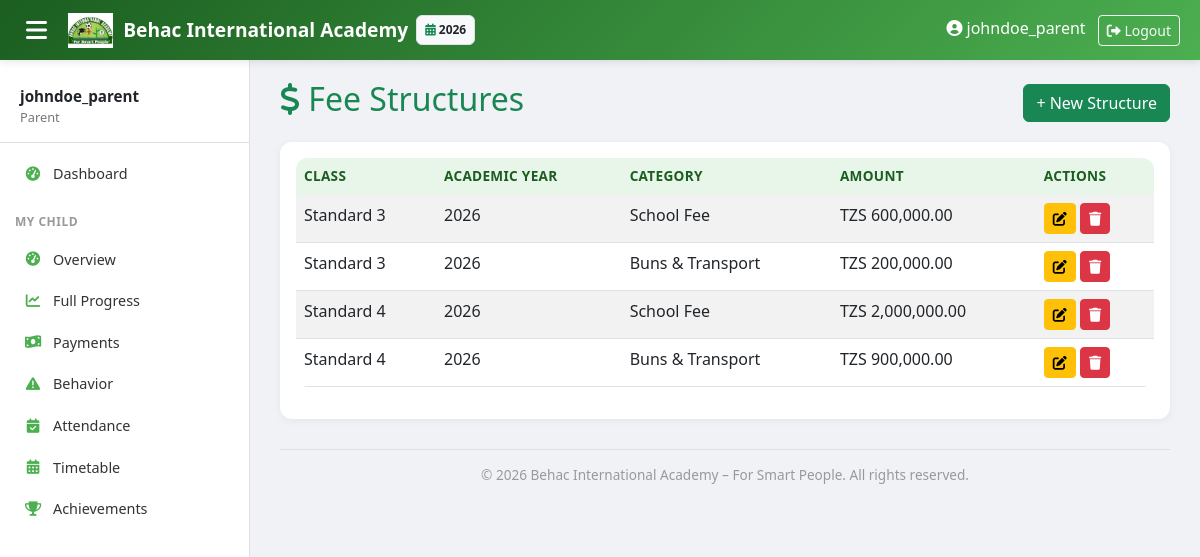
Screenshot of /finance/structures/ (signed in) with the database file from the repository.
### core/models.py (models this page shows, shortened)
class AcademicYear(models.Model):
    name = models.CharField(max_length=20)  # "2025-2026"
    start_date = models.DateField()
    end_date = models.DateField()
    is_current = models.BooleanField(default=False)

### finance/models.py (models this page shows, shortened)
class FeeStructure(models.Model):
    class_level = models.ForeignKey(ClassLevel, on_delete=models.CASCADE)
    academic_year = models.ForeignKey(AcademicYear, on_delete=models.CASCADE)
    fee_category = models.ForeignKey(FeeCategory, on_delete=models.CASCADE)
    amount = models.DecimalField(max_digits=10, decimal_places=2)

class FeeCategory(models.Model):
    name = models.CharField(max_length=50)  # "School Fee", "Buns & Transport", "Sweater"
    default_amount = models.DecimalField(max_digits=10, decimal_places=2)
    is_recurring = models.BooleanField(default=True)  # monthly vs one-time

### academics/models.py (models this page shows, shortened)
class ClassLevel(models.Model):
    LEVEL_TYPES = (('PRE','Pre-primary'), ('PRIMARY','Primary'))
    name = models.CharField(max_length=20)  # "Pre 1", "Grade 1"
    level_type = models.CharField(max_length=10, choices=LEVEL_TYPES)
    order = models.PositiveSmallIntegerField(unique=True)  # 1..9
    class Meta:
        ordering = ['order']

### finance/views.py (the view)
# urls.py: path('structures/', views.FeeStructureListView.as_view(), name='feestructure_list'),
class FeeStructureListView(LoginRequiredMixin, ListView):
    model = FeeStructure
    template_name = 'finance/feestructure_list.html'
    context_object_name = 'feestructures'
    def get_queryset(self):
        qs = super().get_queryset()
        q = self.request.GET.get('q', '')
        cls = self.request.GET.get('class', '')
        cat = self.request.GET.get('category', '')
        if q:
            qs = qs.filter(fee_category__name__icontains=q)
        if cls:
            qs = qs.filter(class_level_id=cls)
        if cat:
            qs = qs.filter(fee_category_id=cat)
        return qs
    def get_context_data(self, **kwargs):
        ctx = super().get_context_data(**kwargs)
        ctx['classlevels'] = ClassLevel.objects.all()
        ctx['categories'] = FeeCategory.objects.all()
        ctx['q'] = self.request.GET.get('q', '')
        ctx['selected_class'] = self.request.GET.get('class', '')
        ctx['selected_category'] = self.request.GET.get('category', '')
        return ctx

### academics/context_processors.py (called while the page is built)
def academic_year_processor(request):
    current_year = AcademicYear.objects.filter(is_current=True).first()
    all_years = AcademicYear.objects.all().order_by('-start_date')
    return {
        'current_year': current_year,
        'all_years': all_years,
    }

### templates/finance/feestructure_list.html
{% extends 'base.html' %}
{% load humanize %}
{% block content %}
<div class="d-flex justify-content-between align-items-center mb-3">
    <h2 class="text-success"><i class="fas fa-dollar-sign"></i> Fee Structures</h2>
    <a href="{% url 'finance:feestructure_create' %}" class="btn btn-success">+ New Structure</a>
</div>
<div class="card">
    <div class="card-body">
        <table class="table table-striped">
            <thead>
                <tr><th>Class</th><th>Academic Year</th><th>Category</th><th>Amount</th><th>Actions</th></tr>
            </thead>
            <tbody>
                {% for fs in feestructures %}
                <tr>
                    <td>{{ fs.class_level.name }}</td>
                    <td>{{ fs.academic_year.name }}</td>
                    <td>{{ fs.fee_category.name }}</td>
                    <td>TZS {{ fs.amount|floatformat:2|intcomma }}</td>
                    <td>
                        <a href="{% url 'finance:feestructure_update' fs.pk %}" class="btn btn-sm btn-warning"><i class="fas fa-edit"></i></a>
                        <a href="{% url 'finance:feestructure_delete' fs.pk %}" class="btn btn-sm btn-danger"><i class="fas fa-trash"></i></a>
                    </td>
                </tr>
                {% empty %}<tr><td colspan="5">No fee structures set up yet.</td></tr>{% endfor %}
            </tbody>
        </table>
    </div>
</div>
{% endblock %}

### templates/base.html (shortened to what this page needs)
<!DOCTYPE html>
<html lang="en">
<head>
    <link href="https://cdn.jsdelivr.net/npm/bootstrap@5.3.0/dist/css/bootstrap.min.css" rel="stylesheet">
    <link rel="stylesheet" href="https://cdnjs.cloudflare.com/ajax/libs/font-awesome/6.0.0/css/all.min.css">
</head>
<body>
    {% if user.is_authenticated %}
    <nav class="topbar">
        <button class="sidebar-toggle" onclick="document.querySelector('.sidebar').classList.toggle('show')">
            <i class="fas fa-bars"></i>
        </button>
        <a class="topbar-brand" href="{% url 'dashboard:home' %}">
            <img src="/static/images/behac_logo.png" alt="Logo"> Behac International Academy
        </a>
        {% if current_year %}
        <span class="badge bg-light text-dark ms-2 p-2 border" style="font-size: 0.75rem;">
            <i class="fas fa-calendar-alt text-success"></i> {{ current_year.name }}
        </span>
        {% endif %}
        <div class="ms-auto">
            {% if user.is_authenticated %}
                <span class="me-2 d-none d-sm-inline"><i class="fas fa-user-circle"></i> {{ user.get_full_name|default:user.username }}</span>
                <form method="post" action="{% url 'logout' %}" style="display:inline;">
                    <button type="submit" class="btn btn-sm btn-outline-light">
                        <i class="fas fa-sign-out-alt"></i> Logout
                    </button>
                </form>
            {% endif %}
        </div>
    </nav>
    <div class="sidebar" id="sidebar">
        <div class="user-info">
            <div class="name">{{ user.get_full_name|default:user.username }}</div>
            <div class="role">
                {% if user.is_superuser %}Owner
                {% elif user.groups.all %}{{ user.groups.first.name }}
                {% else %}Staff{% endif %}
            </div>
        </div>
        {% if user.is_authenticated %}
        <ul class="nav flex-column">
            <li class="nav-item">
                <a class="nav-link {% if request.path == '/' %}active{% endif %}" href="{% url 'dashboard:home' %}">
                    <i class="fas fa-tachometer-alt"></i> Dashboard
                </a>
            </li>
            {% with user_groups=user.groups.all %}
            {% if 'Parent' in user_groups|join:', ' %}
            <li class="nav-section">My Child</li>
            <li class="nav-item">
                <a class="nav-link {% if '/dashboard/parent/' == request.path %}active{% endif %}" href="{% url 'dashboard:parent' %}"><i class="fas fa-tachometer-alt"></i> Overview</a>
            </li>
            <li class="nav-item">
                <a class="nav-link {% if '/dashboard/parent/progress/' in request.path %}active{% endif %}" href="{% url 'dashboard:parent_progress' %}"><i class="fas fa-chart-line"></i> Full Progress</a>
            </li>
            <li class="nav-item">
                <a class="nav-link {% if '/dashboard/parent/payments/' in request.path %}active{% endif %}" href="{% url 'dashboard:parent_payments' %}"><i class="fas fa-money-bill-wave"></i> Payments</a>
            </li>
            <li class="nav-item">
                <a class="nav-link {% if '/dashboard/parent/behavior/' in request.path %}active{% endif %}" href="{% url 'dashboard:parent_behavior' %}"><i class="fas fa-exclamation-triangle"></i> Behavior</a>
            </li>
            <li class="nav-item">
                <a class="nav-link {% if '/dashboard/parent/attendance/' in request.path %}active{% endif %}" href="{% url 'dashboard:parent_attendance' %}"><i class="fas fa-calendar-check"></i> Attendance</a>
            </li>
            <li class="nav-item">
                <a class="nav-link {% if '/dashboard/parent/timetable/' in request.path %}active{% endif %}" href="{% url 'dashboard:parent_timetable' %}"><i class="fas fa-calendar-alt"></i> Timetable</a>
            </li>
            <li class="nav-item">
                <a class="nav-link {% if '/dashboard/parent/achievements/' in request.path %}active{% endif %}" href="{% url 'dashboard:parent_achievements' %}"><i class="fas fa-trophy"></i> Achievements</a>
            </li>
            {% endif %}
            {% endwith %}
        </ul>
        {% endif %}
    </div>
    {% endif %}
    <div class="main-content"{% if not user.is_authenticated %} style="margin-left: 0 !important;"{% endif %}>
        {% block content %}{% endblock %}
        <div class="main-footer">
            &copy; {% now "Y" %} Behac International Academy – For Smart People. All rights reserved.
        </div>
    </div>
</body>
</html>

### templates/base.html (style rules this page uses)
:root { --behac-dark: #1B5E20; --behac-light: #4CAF50; --behac-bg: #E8F5E9; --sidebar-width: 250px; }
body { background-color: #f0f2f5; font-family: 'Segoe UI', Tahoma, Geneva, Verdana, sans-serif; overflow-x: hidden; }
.topbar { background: linear-gradient(135deg, var(--behac-dark), var(--behac-light)); box-shadow: 0 2px 8px rgba(0,0,0,0.1); position: fixed; top: 0; left: 0; right: 0; z-index: 1030; height: 60px; display: flex; align-items: center; padding: 0 20px; color: white; }
.topbar-brand { font-weight: bold; font-size: 1.2rem; color: white; text-decoration: none; display: flex; align-items: center; gap: 10px; }
.topbar-brand img { height: 35px; }
.sidebar-toggle { background: none; border: none; color: white; font-size: 1.5rem; cursor: pointer; margin-right: 15px; }
.sidebar { position: fixed; top: 60px; left: 0; bottom: 0; width: var(--sidebar-width); background: white; border-right: 1px solid #e0e0e0; padding-top: 10px; overflow-y: auto; z-index: 1020; transition: transform 0.3s ease; }
.sidebar .nav-section { padding: 8px 15px; font-size: 0.75rem; text-transform: uppercase; font-weight: 700; color: #999; letter-spacing: 0.5px; margin-top: 10px; }
.sidebar .nav-item { padding: 0; }
.sidebar .nav-link { padding: 10px 20px; color: #333; display: flex; align-items: center; gap: 10px; border-left: 3px solid transparent; transition: all 0.2s; font-size: 0.9rem; }
.sidebar .nav-link i { width: 20px; text-align: center; color: var(--behac-light); }
.sidebar .user-info { padding: 15px 20px; border-bottom: 1px solid #e0e0e0; margin-bottom: 10px; }
.sidebar .user-info .name { font-weight: 600; font-size: 0.95rem; }
.sidebar .user-info .role { font-size: 0.8rem; color: #777; }
.main-content { margin-top: 60px; margin-left: var(--sidebar-width); padding: 20px 30px; min-height: calc(100vh - 60px); }
.main-footer { margin-top: 30px; padding-top: 15px; border-top: 1px solid #e0e0e0; text-align: center; color: #999; font-size: 0.85rem; }
.card { border-radius: 12px; box-shadow: 0 2px 8px rgba(0,0,0,0.05); border: none; transition: box-shadow 0.2s; }
table.table { background: white; border-radius: 12px; overflow: hidden; }
table.table thead th { background-color: var(--behac-bg); color: var(--behac-dark); border-bottom: none; font-weight: 600; font-size: 0.85rem; text-transform: uppercase; letter-spacing: 0.3px; }

### rows the page displays
AcademicYear: name "2026"
FeeStructure: class_level.name "Standard 3", academic_year.name "2026", fee_category.name "School Fee", amount "600,000.00"
FeeStructure: class_level.name "Standard 3", academic_year.name "2026", fee_category.name "Buns & Transport", amount "200,000.00"
FeeStructure: class_level.name "Standard 4", academic_year.name "2026", fee_category.name "School Fee", amount "2,000,000.00"
FeeStructure: class_level.name "Standard 4", academic_year.name "2026", fee_category.name "Buns & Transport", amount "900,000.00"

### other values shown
{{ user.get_full_name|default:user.username }} "johndoe_parent"
{{ user.groups.first.name }} "Parent"
